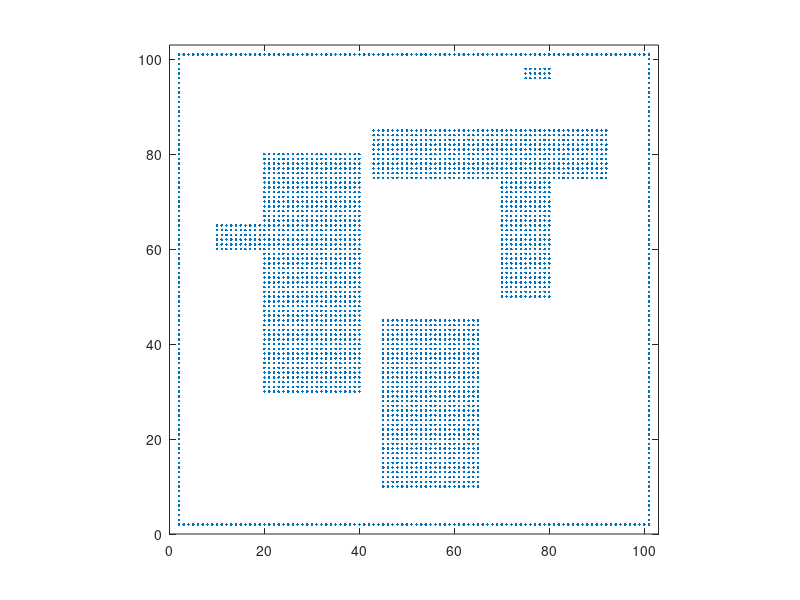

The MATLAB source for this figure:
% MDP_hw_map.m
%
% Create a map for MDP path planning homework

clear all;

N = 100
Np = 100 + 2;

map = zeros(Np,Np);        % map dimension

% Initialize walls and obstacle maps as empty
walls = zeros(Np,Np);
obs1 = zeros(Np,Np);
obs2 = zeros(Np,Np);
obs3 = zeros(Np,Np);
goal = zeros(Np,Np);

% Create exterior walls
walls(2,2:N) = 1;
walls(2:N+1,2) = 1;
walls(N+1,2:N+1) = 1;
walls(2:N+1,N+1) = 1;

% Create single obstacle
obs1(20:40,30:80) = 1;
obs1(10:20,60:65) = 1;

% Another obstacle
obs2(45:65,10:45) = 1;

% Another obstacle
obs3(43:92,75:85) = 1;
obs3(70:80,50:75) = 1;

% The goal states
goal(75:80,96:98) = 1;

% Put walls and obstacles into map
map = walls + obs1 + obs2 + obs3 + goal;

% Plot map
% Sort through the cells to determine the x-y locations of occupied cells
[Mm,Nm] = size(map);
xm = [];
ym = [];
    for i = 1:Mm
        for j = 1:Nm
            if map(i,j)
                xm = [xm i];
                ym = [ym j];
            end
        end
    end

figure(1); clf;
plot(xm,ym,'.');
axis([0 Np+1 0 Np+1]);
axis('square'); 


